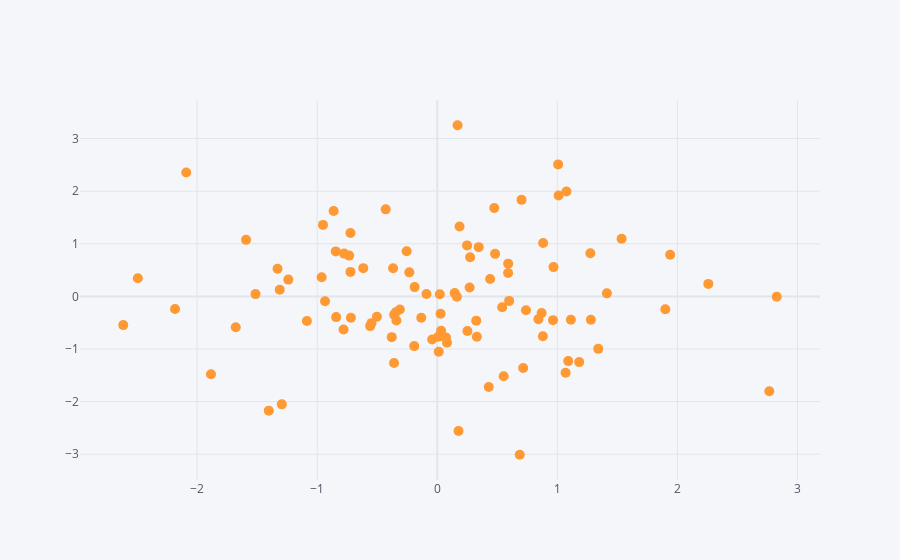

This figure's notebook cell:
### Markdown cell above
## Scatter

### Code cell
df.iplot(kind='scatter',x='A',y='B',mode='markers',size=10)
%matplotlib inline
